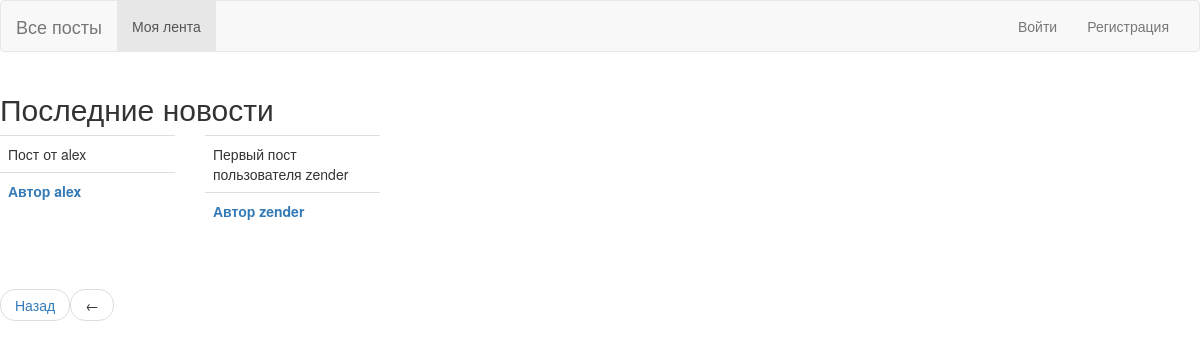
/explore?page=3, run on the app's committed database.
### app/models.py (models this page shows, shortened)
class Post(db.Model):
    id = db.Column(db.Integer, primary_key=True)
    body = db.Column(db.String, nullable=False)
    dt =db.Column(db.DateTime,default=datetime.utcnow)
    user_id = db.Column(db.Integer, db.ForeignKey('user.id'))

class User(db.Model, UserMixin):
    id = db.Column(db.Integer, primary_key=True)
    username = db.Column(db.String, unique=True, nullable=False)
    password = db.Column(db.String(128), nullable=False)
    email= db.Column(db.String, unique=True, nullable=False)
    last_seen =db.Column(db.DateTime,default=datetime.utcnow)
    about_me = db.Column(db.String)
    posts = db.relationship('Post', backref='author', lazy='dynamic')
    followed = db.relationship(
        'User', secondary=followers,
        primaryjoin=(followers.c.follower_id==id),
        secondaryjoin=(followers.c.followed_id==id),
        backref=db.backref('follower', lazy='dynamic'), lazy='dynamic'
    )

### app/routes.py (the view)
@app.route('/explore')
def explore():
    page = request.args.get('page', 1, type=int)
    posts = Post.query.order_by(Post.dt.desc()).paginate(
        page=page, per_page=app.config['POSTS_PER_PAGE'], error_out=False)
    prev_url = url_for('explore', page = posts.prev_num) if posts.has_prev else None
    next_url = url_for('explore', page = posts.next_num) if posts.has_next else None
    return render_template('index.html', title='Все посты', posts=posts.items,
                            prev_url=prev_url, next_url=next_url)

### app/routes.py (called while the page is built)
@app.before_request
def before_request():
    if current_user.is_authenticated:
        current_user.last_seen = datetime.utcnow()
        db.session.commit()

### app/templates/index.html (shortened to what this page needs)
{% extends 'base.html' %}
{% import 'bootstrap/wtf.html' as wtf   %}
{% block content %}
    <h2>Последние новости</h2>
    <div class="row">
    {% for post in posts %}
        {% include '_post.html'  %}
    {% endfor %}
    </div>
    <br>
    {% include '_paginate.html'   %}
{% endblock %}

### app/templates/_post.html (shortened to what this page needs)
<div class="col-md-2">
    <table class="table table-hover">
        <tr>
            <td>{{post.body}} </td>
        </tr>
        {% if current_user == post.author %}
            <tr> <td><b> Автор {{post.author.username}} </b> </td> </tr>
            <tr> <td><a href="{{url_for('delete_post', id=post.id)}}">Удалить</td> </tr>
        {% else %}
            <tr>
                <td><b> <a href="{{url_for('profile', username=post.author.username)}}">Автор {{post.author.username}} </a></b> </td>
            </tr>
        {% endif %}
</table>
</div>

### data on the page
Post: body "Пост от alex", author.username "alex"
Post: body "Первый пост пользователя zender", author.username "zender"
